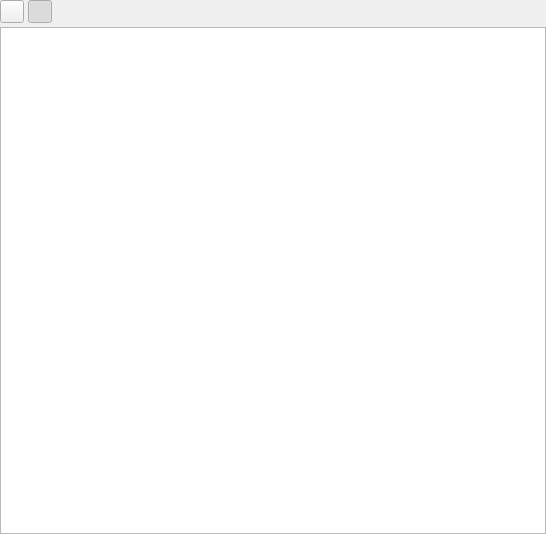
<?xml version="1.0" encoding="UTF-8"?>
<ui version="4.0">
 <class>DataView</class>
 <widget class="QWidget" name="DataView">
  <property name="geometry">
   <rect>
    <x>0</x>
    <y>0</y>
    <width>546</width>
    <height>534</height>
   </rect>
  </property>
  <property name="windowTitle">
   <string notr="true">Form</string>
  </property>
  <layout class="QVBoxLayout" name="verticalLayout">
   <property name="spacing">
    <number>4</number>
   </property>
   <property name="leftMargin">
    <number>0</number>
   </property>
   <property name="topMargin">
    <number>0</number>
   </property>
   <property name="rightMargin">
    <number>0</number>
   </property>
   <property name="bottomMargin">
    <number>0</number>
   </property>
   <item>
    <layout class="QHBoxLayout" name="horizontalLayout">
     <item>
      <widget class="QToolButton" name="toolButtonClear">
       <property name="toolTip">
        <string>Clear all data</string>
       </property>
       <property name="text">
        <string notr="true"/>
       </property>
      </widget>
     </item>
     <item>
      <widget class="QToolButton" name="toolButtonScrolling">
       <property name="toolTip">
        <string>Audo scrolling to bottom</string>
       </property>
       <property name="text">
        <string notr="true"/>
       </property>
       <property name="checkable">
        <bool>true</bool>
       </property>
       <property name="checked">
        <bool>true</bool>
       </property>
      </widget>
     </item>
     <item>
      <spacer name="horizontalSpacer">
       <property name="orientation">
        <enum>Qt::Orientation::Horizontal</enum>
       </property>
       <property name="sizeHint" stdset="0">
        <size>
         <width>40</width>
         <height>20</height>
        </size>
       </property>
      </spacer>
     </item>
    </layout>
   </item>
   <item>
    <widget class="QTableView" name="tableView"/>
   </item>
  </layout>
 </widget>
 <resources/>
 <connections/>
</ui>
